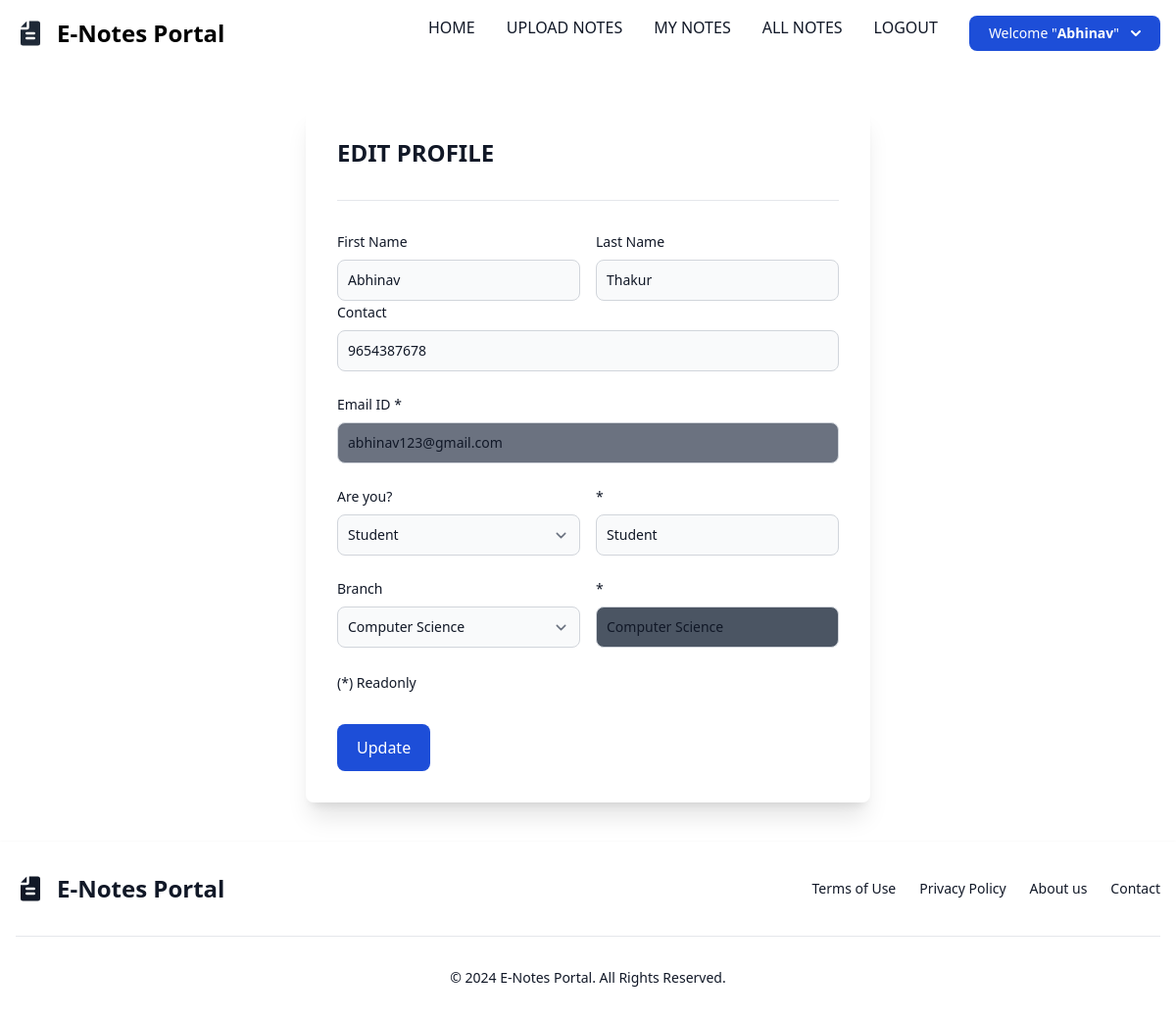
Page /editprofile (signed in) on the committed database.
### NOTES/models.py (models this page shows, shortened)
class Signup(models.Model):
    user = models.ForeignKey(User,on_delete=models.CASCADE )
    contact = models.CharField(max_length=10,null=True)
    branch = models.CharField(max_length=50)
    role = models.CharField(max_length=30)

### NOTES/views.py (the view, shortened to what this page needs)
# urls.py: path('editprofile', views.editprofile,name='editprofile'),
def editprofile(request):
    if not request.user.is_authenticated:
        return redirect('userlogin')
    user = User.objects.get(id=request.user.id)
    data = Signup.objects.get(user = user)
    error= False
    d = {'data': data,'user': user, 'error': error}
    return render(request,'editprofile.html',d)

### NOTES/templates/editprofile.html (shortened to what this page needs)
{% include 'user_nav.html'%}
{%load static%}
<!doctype html>
<html lang="en">
  {% load static tailwind_tags %}
  <head>
    {% tailwind_css %}
  </head>
  <body>
{% block body %}
<div class="h-100">
    <div class="mt-10 mb-10 flex justify-center items-center">
        <div class=" h-full w-full lg:max-w-xl p-6 space-y-8 sm:p-8 bg-white rounded-lg shadow-xl dark:bg-gray-800">
            <h2 class="text-2xl font-bold text-gray-900 dark:text-white">
                EDIT PROFILE
            </h2>
            <HR>
            <form class="mt-8 space-y-6" action="/editprofile" method="post">
                <div class="flex space-x-4">
                <div class="w-1/2 h-12">
                    <label for="name" class="block mb-2 text-sm font-medium text-gray-900 dark:text-white">First Name</label>
                    <input type="text" name="firstname" class="bg-gray-50 border border-gray-300 text-gray-900 text-sm rounded-lg focus:ring-blue-500 focus:border-blue-500 block w-full p-2.5 dark:bg-gray-700 dark:border-gray-600 dark:placeholder-gray-400 dark:text-white dark:focus:ring-blue-500 dark:focus:border-blue-500" value="{{data.user.first_name}}">
                </div>
                <div class="w-1/2 h-12">
                    <label for="name" class="block mb-2 text-sm font-medium text-gray-900 dark:text-white">Last Name</label>
                    <input type="text" name="lastname" class="bg-gray-50 border border-gray-300 text-gray-900 text-sm rounded-lg focus:ring-blue-500 focus:border-blue-500 block w-full p-2.5 dark:bg-gray-700 dark:border-gray-600 dark:placeholder-gray-400 dark:text-white dark:focus:ring-blue-500 dark:focus:border-blue-500" value="{{data.user.last_name}}">
                </div>
                </div>
                <div>
                    <label for="Contact" class="block mb-2 text-sm font-medium text-gray-900 dark:text-white">Contact</label>
                    <input type="name" name="contact" id="name" class="bg-gray-50 border border-gray-300 text-gray-900 text-sm rounded-lg focus:ring-blue-500 focus:border-blue-500 block w-full p-2.5 dark:bg-gray-700 dark:border-gray-600 dark:placeholder-gray-400 dark:text-white dark:focus:ring-blue-500 dark:focus:border-blue-500" value="{{data.contact}}">
                </div>
                <div>
                    <label for="Email ID" class="block mb-2 text-sm font-medium text-gray-900 dark:text-white">Email ID *</label>
                    <input type="email" name="EmailID" id="name" class="bg-gray-500 border border-gray-300 text-gray-900 text-sm rounded-lg focus:ring-blue-500 focus:border-blue-500 block w-full p-2.5 dark:bg-gray-700 dark:border-gray-600 dark:placeholder-gray-400 dark:text-white dark:focus:ring-blue-500 dark:focus:border-blue-500" value="{{data.user.username}}" readonly>
                </div>
                 <div class="flex space-x-4">
                    <div class="w-1/2 h-12">
                    <label for="Are You ?" class="block mb-2 text-sm font-medium text-gray-900 dark:text-white">Are you?</label>
                    <select name="role" class="bg-gray-50 border border-gray-300 text-gray-900 text-sm rounded-lg focus:ring-blue-500 focus:border-blue-500 block w-full p-2.5 dark:bg-gray-700 dark:border-gray-600 dark:placeholder-gray-400 dark:text-white dark:focus:ring-blue-500 dark:focus:border-blue-500">
                        <option selected>Student</option>
                    </select>
                    </div>
                    <div class="w-1/2 h-1/2">
                        <label class="block mb-2 text-sm font-medium text-gray-900 dark:text-white">*</label>
                        <input type="text" name="last name" class="bg-gray-50 border border-gray-300 text-gray-900 text-sm rounded-lg focus:ring-blue-500 focus:border-blue-500 block w-full p-2.5 dark:bg-gray-700 dark:border-gray-600 dark:placeholder-gray-400 dark:text-white dark:focus:ring-blue-500 dark:focus:border-blue-500" value="{{data.role}}">
                    </div>
                </div>
                <div class="flex space-x-4">
                    <div class="w-1/2 h-12">
                    <label for="branch" class="block mb-2 text-sm font-medium text-gray-900 dark:text-white">Branch</label>
                    <select  name= "branch" value="{{data.branch}}" class="bg-gray-50 border border-gray-300 text-gray-900 text-sm rounded-lg focus:ring-blue-500 focus:border-blue-500 block w-full p-2.5 dark:bg-gray-700 dark:border-gray-600 dark:placeholder-gray-400 dark:text-white dark:focus:ring-blue-500 dark:focus:border-blue-500">
                        <option value="Computer Science">Computer Science</option>
                    </select>
                    </div>
                    <div class="w-1/2 h-12">
                        <label class="block mb-2 text-sm font-medium text-gray-900 dark:text-white">*</label>
                        <input type="text" name="last name" class="bg-gray-600 border border-gray-300 text-gray-900 text-sm rounded-lg focus:ring-blue-500 focus:border-blue-500 block w-full p-2.5 dark:bg-gray-700 dark:border-gray-600 dark:placeholder-gray-400 dark:text-white dark:focus:ring-blue-500 dark:focus:border-blue-500" value="{{data.branch}}">
                    </div>
                </div>
                <div class="mt-5">
                    <label class=" block mb-2 text-sm font-medium text-gray-900 dark:text-white">(*) Readonly </label>
                </div>
                <button type="submit" class="w-full px-5 py-3 text-base font-medium text-center text-white bg-blue-700 rounded-lg hover:bg-blue-800 focus:ring-4 focus:ring-blue-300 sm:w-auto dark:bg-blue-600 dark:hover:bg-blue-700 dark:focus:ring-blue-800">Update</button>
                </div>
        </div>
    </div>
{% endblock body %}
<footer class="bg-white  shadow">
  <div class="w-full max-w-screen-xl mx-auto p-4 md:py-8">
      <div class="sm:flex sm:items-center sm:justify-between">
          <a href="https://flowbite.com/" class="flex items-center mb-4 sm:mb-0 space-x-3 rtl:space-x-reverse">
              <span class="self-center text-2xl font-semibold whitespace-nowrap text-gray-900">E-Notes Portal</span>
          </a>
          <ul class="flex flex-wrap items-center mb-6 text-sm font-medium text-gray-900 sm:mb-0 dark:text-gray-900">
              <li>
                  <a href="#" class="hover:underline me-4 md:me-6">Terms of Use</a>
              </li>
              <li>
                  <a href="#" class="hover:underline me-4 md:me-6">Privacy Policy</a>
              </li>
              <li>
                  <a href="/about" class="hover:underline me-4 md:me-6">About us</a>
              </li>
              <li>
                  <a href="/contact" class="hover:underline">Contact</a>
              </li>
          </ul>
      </div>
      <hr class="my-6 border-gray-200 sm:mx-auto dark:border-gray-700 lg:my-8" />
      <span class="block text-sm text-gray-900 sm:text-center dark:text-gray-900">© 2024 <a href="https://flowbite.com/" class="hover:underline">E-Notes Portal</a>. All Rights Reserved.</span>
  </div>
</footer>
    </body>
</html>

### NOTES/templates/user_nav.html (shortened to what this page needs)
{% load static tailwind_tags%}
{% tailwind_css%}
<html>
    <head>
    </head>
    <body>
<nav class="bg-white border-gray-200 dark:bg-gray-900">
    <div class="max-w-screen-xl flex flex-wrap items-center justify-between mx-auto p-4">
      <a href="https://flowbite.com/" class="flex items-center space-x-3 rtl:space-x-reverse">
          <span class="self-center text-2xl font-bold whitespace-nowrap dark:text-white">E-Notes Portal</span>
      </a>
      <div class="hidden w-full md:block md:w-auto active:text-blue-700" id="navbar-default">
        <ul class="font-medium flex flex-col p-4 md:p-0 mt-4 border border-gray-100 rounded-lg bg-gray-50 md:flex-row md:space-x-8 rtl:space-x-reverse md:mt-0 md:border-0 md:bg-white dark:bg-gray-800 md:dark:bg-gray-900 dark:border-gray-700">
          <li>
            <a href="/profile" class="block py-2 px-3 text-gray-900 rounded hover:bg-gray-100 md:hover:bg-transparent md:border-0 md:hover:text-blue-700 md:p-0 dark:text-white md:dark:hover:text-blue-500 dark:hover:bg-gray-700 dark:hover:text-white md:dark:hover:bg-transparent">HOME</a>
          </li>
          <li>
            <a href="/upload_notes" class="block py-2 px-3 text-gray-900 rounded hover:bg-gray-100 md:hover:bg-transparent md:border-0 md:hover:text-blue-700 md:p-0 dark:text-white md:dark:hover:text-blue-500 dark:hover:bg-gray-700 dark:hover:text-white md:dark:hover:bg-transparent">UPLOAD NOTES</a>
          </li>
          <li>
            <a href="/view_mynotes" class="block py-2 px-3 text-gray-900 rounded hover:bg-gray-100 md:hover:bg-transparent md:border-0 md:hover:text-blue-700 md:p-0 dark:text-white md:dark:hover:text-blue-500 dark:hover:bg-gray-700 dark:hover:text-white md:dark:hover:bg-transparent">MY NOTES</a>
          </li>
          <li>
            <a href="/uview_allnotes" class="block py-2 px-3 text-gray-900 rounded hover:bg-gray-100 md:hover:bg-transparent md:border-0 md:hover:text-blue-700 md:p-0 dark:text-white md:dark:hover:text-blue-500 dark:hover:bg-gray-700 dark:hover:text-white md:dark:hover:bg-transparent">ALL NOTES</a>
          </li>
          <li>
            <a href="/Logout" class="block py-2 px-3 text-gray-900 rounded hover:bg-gray-100 md:hover:bg-transparent md:border-0 md:hover:text-blue-700 md:p-0 dark:text-white md:dark:hover:text-blue-500 dark:hover:bg-gray-700 dark:hover:text-white md:dark:hover:bg-transparent">LOGOUT</a>
          </li>
          <button id="dropdownDefaultButton" data-dropdown-toggle="dropdown" class="text-white bg-blue-700 hover:bg-blue-800 focus:ring-4 focus:outline-none focus:ring-blue-300 font-medium rounded-lg text-sm px-5 py-2 text-center inline-flex items-center dark:bg-blue-600 dark:hover:bg-blue-700 dark:focus:ring-blue-800" type="button">Welcome "<strong>{{request.user.first_name}}</strong>"<svg class="w-2.5 h-2.5 ms-3" aria-hidden="true" xmlns="http://www.w3.org/2000/svg" fill="none" viewBox="0 0 10 6">
          <path stroke="currentColor" stroke-linecap="round" stroke-linejoin="round" stroke-width="2" d="m1 1 4 4 4-4"/>
          </svg>
          </button>
        </ul>
      </div>
    </div>
  </nav>
</body>
  </html>

### rows in the picture
Signup: firstname "Abhinav", lastname "Thakur", contact "9654387678", EmailID "abhinav123@gmail.com", role "Student", branch "Computer Science"

### other values in the picture
{{ request.user.first_name }} "Abhinav"
